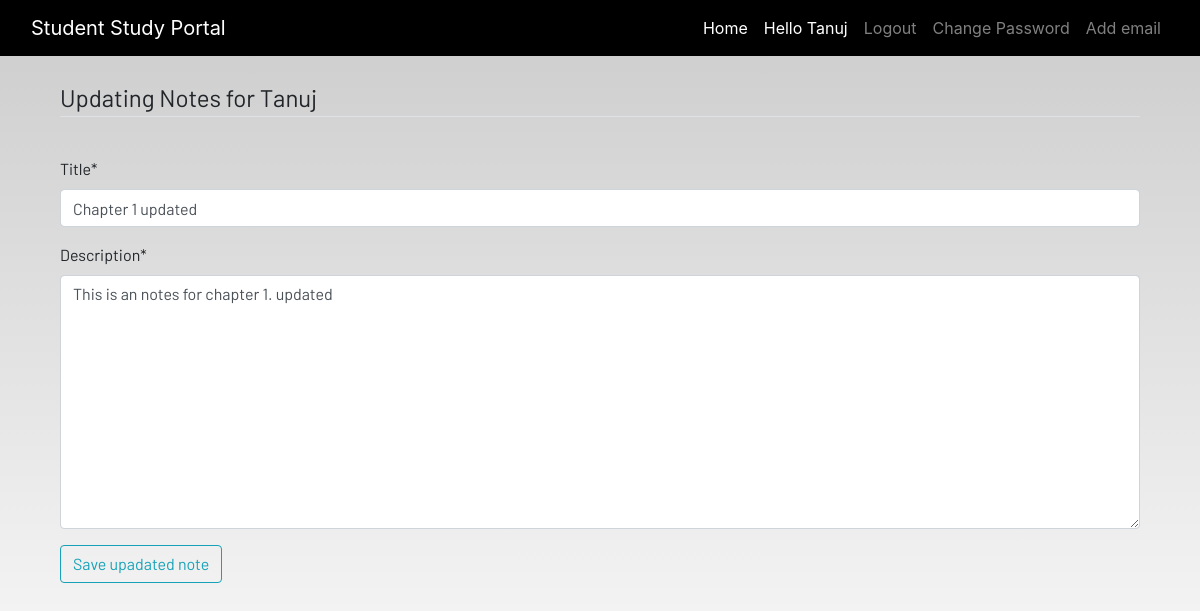
Screenshot of /edit_note/1 (signed in) with the database file from the repository.
### dashboard/models.py (models this page shows, shortened)
class Note(models.Model):
    user = models.ForeignKey(User, on_delete=models.CASCADE)
    title = models.CharField(max_length=150)
    description = models.TextField()

### dashboard/views.py (the view)
# urls.py: path('edit_note/<int:pk>', views.edit_note, name = "edit_note"),
def edit_note(request,pk):
    notes = Note.objects.get(id=pk)
    form = Notesform(instance=notes)
    if request.method == "POST":
        form = Notesform(request.POST, instance=notes)
        if form.is_valid():
            form.save()
        messages.success(request, f"Updated Note saved from {request.user.username} successfully.")
        return redirect('notes')
    context = {'form':form,}
    return render(request, 'dashboard/edit_note.html', context)

### dashboard/forms.py
class Notesform(forms.ModelForm):
    class Meta:
        model = Note
        fields = ['title', 'description']

### dashboard/templates/dashboard/edit_note.html (shortened to what this page needs)
{% extends 'dashboard/base.html' %}
{% load static %}
{% block content %}
{% load crispy_forms_tags%}
<div class="container">
    <form method="POST">
          <div class="container">
           <fieldset class="form-group">
            <legend class="border-bottom mb-4">Updating Notes for {{user.username}}</legend>
        </fieldset>
           {{form|crispy}}
        <div class="form-group">
            <button href="" class="btn btn-outline-info" type="submit">
                Save upadated note
            </button>
</div>
{% endblock content %}

### dashboard/templates/dashboard/base.html (shortened to what this page needs)
<!DOCTYPE html>
{% load static %}
<html lang="en">
<head>
  <link rel="stylesheet" href="https://stackpath.bootstrapcdn.com/bootstrap/4.3.1/css/bootstrap.min.css"
 />
  <link rel="stylesheet" href="https://use.fontawesome.com/releases/v5.7.2/css/all.css"
 />
  <link rel="stylesheet" href="{% static 'css/main.css' %}" />
</head>
<body>
  <header>
    <nav class="navbar navbar-expand-lg navbar-dark bg-dark">
      <div class="container-fluid">
        <a class="navbar-brand" href="#">Student Study Portal</a>
        <div class="collapse navbar-collapse justify-content-end" id="navbarSupportedContent">
          <ul class="navbar-nav mb-2 mb-lg-0">
            {% if user.is_authenticated %}
            <li class="nav-item">
              <a class="nav-link active" aria-current="page" href="/">Home</a>
            </li>
            <li class="nav-item">
              <a class="nav-link active" href="#">Hello {{user}}</a>
            </li>
            <li class="nav-item">
              <a class="nav-link" href="{% url 'account_logout' %}">Logout</a>
            </li>
            <li class="nav-item">
              <a class="nav-link" href="{% url 'account_change_password' %}">Change Password</a>
            </li>
            <li class="nav-item">
              <a class="nav-link" href="{% url 'account_email' %}">Add email</a>
            </li>
            {% endif %}
          </ul>
        </div>
      </div>
    </nav>
  </header>
  <br />
  <main>
    {% block content %}
    {% endblock content %}
  </main>
</body>
</html>

### dashboard/static/css/main.css (style rules this page uses)
html { scroll-behavior: smooth; height: 100%; width: 100%; }
main { font-family: Barlow, Quicksand, Rubik, sans-serif, serif, 'Times New Roman', Times, serif !important; }
.navbar { background-color: rgb(0, 0, 0) !important; }
a { text-decoration: none !important; color: black; }
html, body { max-width: 100%; overflow-x: hidden; height: 100%; width: 100%; }
body { background: linear-gradient(rgba(0, 0, 0, 0.2), rgba(255, 255, 255, 0.5)); overflow-x: hidden; background-repeat: no-repeat; }

### rows the page displays
Note: title "Chapter 1 updated", description "This is an notes for chapter 1. updated"

### other values shown
{{ user }} "Tanuj"
{{ user.username }} "Tanuj"
